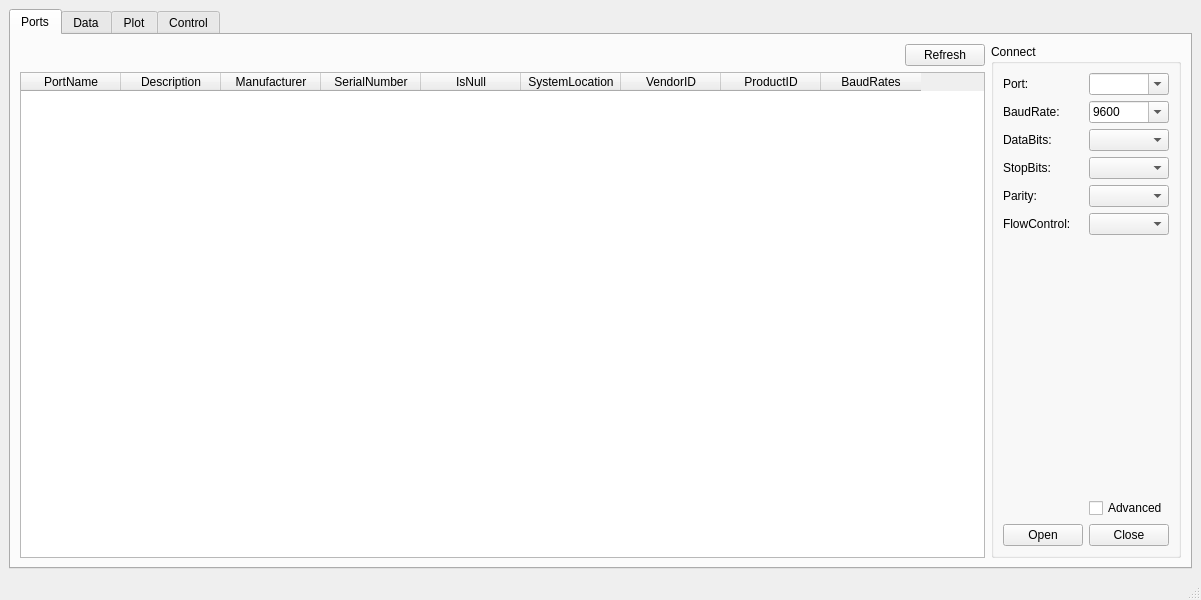
<?xml version="1.0" encoding="UTF-8"?>
<ui version="4.0">
 <class>MainWindow</class>
 <widget class="QMainWindow" name="MainWindow">
  <property name="geometry">
   <rect>
    <x>0</x>
    <y>0</y>
    <width>1201</width>
    <height>600</height>
   </rect>
  </property>
  <property name="windowTitle">
   <string>SerialTest</string>
  </property>
  <widget class="QWidget" name="centralwidget">
   <layout class="QVBoxLayout" name="verticalLayout">
    <item>
     <widget class="QTabWidget" name="funcTab">
      <property name="currentIndex">
       <number>0</number>
      </property>
      <widget class="QWidget" name="portsTab">
       <attribute name="title">
        <string>Ports</string>
       </attribute>
       <layout class="QHBoxLayout" name="horizontalLayout_2">
        <item>
         <layout class="QVBoxLayout" name="verticalLayout_2">
          <item>
           <layout class="QHBoxLayout" name="horizontalLayout">
            <item>
             <spacer name="horizontalSpacer">
              <property name="orientation">
               <enum>Qt::Horizontal</enum>
              </property>
              <property name="sizeHint" stdset="0">
               <size>
                <width>40</width>
                <height>20</height>
               </size>
              </property>
             </spacer>
            </item>
            <item>
             <widget class="QPushButton" name="refreshPortsButton">
              <property name="text">
               <string>Refresh</string>
              </property>
             </widget>
            </item>
           </layout>
          </item>
          <item>
           <widget class="QTableWidget" name="portTable">
            <property name="editTriggers">
             <set>QAbstractItemView::NoEditTriggers</set>
            </property>
            <property name="selectionMode">
             <enum>QAbstractItemView::SingleSelection</enum>
            </property>
            <property name="selectionBehavior">
             <enum>QAbstractItemView::SelectRows</enum>
            </property>
            <column>
             <property name="text">
              <string>PortName</string>
             </property>
            </column>
            <column>
             <property name="text">
              <string>Description</string>
             </property>
            </column>
            <column>
             <property name="text">
              <string>Manufacturer</string>
             </property>
            </column>
            <column>
             <property name="text">
              <string>SerialNumber</string>
             </property>
            </column>
            <column>
             <property name="text">
              <string>IsNull</string>
             </property>
            </column>
            <column>
             <property name="text">
              <string>SystemLocation</string>
             </property>
            </column>
            <column>
             <property name="text">
              <string>VendorID</string>
             </property>
            </column>
            <column>
             <property name="text">
              <string>ProductID</string>
             </property>
            </column>
            <column>
             <property name="text">
              <string>BaudRates</string>
             </property>
            </column>
           </widget>
          </item>
         </layout>
        </item>
        <item>
         <widget class="QGroupBox" name="groupBox">
          <property name="title">
           <string>Connect</string>
          </property>
          <layout class="QGridLayout" name="gridLayout">
           <item row="8" column="0">
            <widget class="QPushButton" name="openButton">
             <property name="text">
              <string>Open</string>
             </property>
             <property name="checked">
              <bool>false</bool>
             </property>
            </widget>
           </item>
           <item row="0" column="0">
            <widget class="QLabel" name="portLabel">
             <property name="text">
              <string>Port:</string>
             </property>
            </widget>
           </item>
           <item row="2" column="0">
            <widget class="QLabel" name="dataBitsLabel">
             <property name="text">
              <string>DataBits:</string>
             </property>
            </widget>
           </item>
           <item row="3" column="0">
            <widget class="QLabel" name="stopBitsLabel">
             <property name="text">
              <string>StopBits:</string>
             </property>
            </widget>
           </item>
           <item row="1" column="0">
            <widget class="QLabel" name="baudRateLabel">
             <property name="text">
              <string>BaudRate:</string>
             </property>
            </widget>
           </item>
           <item row="5" column="1">
            <widget class="QComboBox" name="flowControlBox"/>
           </item>
           <item row="4" column="0">
            <widget class="QLabel" name="parityLabel">
             <property name="text">
              <string>Parity:</string>
             </property>
            </widget>
           </item>
           <item row="6" column="0">
            <spacer name="verticalSpacer">
             <property name="orientation">
              <enum>Qt::Vertical</enum>
             </property>
             <property name="sizeHint" stdset="0">
              <size>
               <width>20</width>
               <height>40</height>
              </size>
             </property>
            </spacer>
           </item>
           <item row="4" column="1">
            <widget class="QComboBox" name="parityBox"/>
           </item>
           <item row="0" column="1">
            <widget class="QComboBox" name="portBox">
             <property name="editable">
              <bool>true</bool>
             </property>
            </widget>
           </item>
           <item row="5" column="0">
            <widget class="QLabel" name="flowControlLabel">
             <property name="text">
              <string>FlowControl:</string>
             </property>
            </widget>
           </item>
           <item row="1" column="1">
            <widget class="QComboBox" name="baudRateBox">
             <property name="editable">
              <bool>true</bool>
             </property>
             <property name="currentIndex">
              <number>3</number>
             </property>
             <item>
              <property name="text">
               <string>1200</string>
              </property>
             </item>
             <item>
              <property name="text">
               <string>2400</string>
              </property>
             </item>
             <item>
              <property name="text">
               <string>4800</string>
              </property>
             </item>
             <item>
              <property name="text">
               <string>9600</string>
              </property>
             </item>
             <item>
              <property name="text">
               <string>19200</string>
              </property>
             </item>
             <item>
              <property name="text">
               <string>38400</string>
              </property>
             </item>
             <item>
              <property name="text">
               <string>57600</string>
              </property>
             </item>
             <item>
              <property name="text">
               <string>76800</string>
              </property>
             </item>
             <item>
              <property name="text">
               <string>115200</string>
              </property>
             </item>
             <item>
              <property name="text">
               <string>128000</string>
              </property>
             </item>
             <item>
              <property name="text">
               <string>230400</string>
              </property>
             </item>
             <item>
              <property name="text">
               <string>256000</string>
              </property>
             </item>
             <item>
              <property name="text">
               <string>460800</string>
              </property>
             </item>
             <item>
              <property name="text">
               <string>512000</string>
              </property>
             </item>
             <item>
              <property name="text">
               <string>576000</string>
              </property>
             </item>
             <item>
              <property name="text">
               <string>921600</string>
              </property>
             </item>
            </widget>
           </item>
           <item row="2" column="1">
            <widget class="QComboBox" name="dataBitsBox">
             <property name="editable">
              <bool>false</bool>
             </property>
             <property name="currentIndex">
              <number>-1</number>
             </property>
            </widget>
           </item>
           <item row="3" column="1">
            <widget class="QComboBox" name="stopBitsBox">
             <property name="editable">
              <bool>false</bool>
             </property>
            </widget>
           </item>
           <item row="7" column="1">
            <widget class="QCheckBox" name="advancedBox">
             <property name="text">
              <string>Advanced</string>
             </property>
            </widget>
           </item>
           <item row="8" column="1">
            <widget class="QPushButton" name="closeButton">
             <property name="text">
              <string>Close</string>
             </property>
            </widget>
           </item>
          </layout>
         </widget>
        </item>
       </layout>
      </widget>
      <widget class="QWidget" name="dataTab">
       <attribute name="title">
        <string>Data</string>
       </attribute>
       <layout class="QVBoxLayout" name="verticalLayout_7">
        <property name="leftMargin">
         <number>5</number>
        </property>
        <property name="topMargin">
         <number>5</number>
        </property>
        <property name="rightMargin">
         <number>5</number>
        </property>
        <property name="bottomMargin">
         <number>5</number>
        </property>
        <item>
         <widget class="QSplitter" name="dataTabSplitter">
          <property name="styleSheet">
           <string notr="true">QSplitter::handle {
    background-color: #000000;
}</string>
          </property>
          <property name="orientation">
           <enum>Qt::Vertical</enum>
          </property>
          <property name="handleWidth">
           <number>2</number>
          </property>
          <widget class="QWidget" name="verticalLayoutWidget">
           <layout class="QVBoxLayout" name="verticalLayout_3">
            <property name="bottomMargin">
             <number>3</number>
            </property>
            <item>
             <layout class="QHBoxLayout" name="horizontalLayout_4">
              <item>
               <widget class="QLabel" name="label_3">
                <property name="text">
                 <string>Received:</string>
                </property>
               </widget>
              </item>
              <item>
               <widget class="QCheckBox" name="receivedHexBox">
                <property name="text">
                 <string>Hex</string>
                </property>
               </widget>
              </item>
              <item>
               <widget class="QCheckBox" name="receivedLatestBox">
                <property name="text">
                 <string>Show latest</string>
                </property>
               </widget>
              </item>
              <item>
               <spacer name="horizontalSpacer_2">
                <property name="orientation">
                 <enum>Qt::Horizontal</enum>
                </property>
                <property name="sizeHint" stdset="0">
                 <size>
                  <width>40</width>
                  <height>20</height>
                 </size>
                </property>
               </spacer>
              </item>
              <item>
               <widget class="QCheckBox" name="receivedRealtimeBox">
                <property name="text">
                 <string>Realtime</string>
                </property>
                <property name="checked">
                 <bool>true</bool>
                </property>
               </widget>
              </item>
              <item>
               <widget class="QPushButton" name="receivedUpdateButton">
                <property name="text">
                 <string>Update</string>
                </property>
               </widget>
              </item>
              <item>
               <widget class="QPushButton" name="receivedExportButton">
                <property name="text">
                 <string>Export</string>
                </property>
               </widget>
              </item>
              <item>
               <widget class="QPushButton" name="receivedCopyButton">
                <property name="text">
                 <string>Copy All</string>
                </property>
               </widget>
              </item>
              <item>
               <widget class="QPushButton" name="receivedClearButton">
                <property name="sizePolicy">
                 <sizepolicy hsizetype="Minimum" vsizetype="Minimum">
                  <horstretch>0</horstretch>
                  <verstretch>0</verstretch>
                 </sizepolicy>
                </property>
                <property name="text">
                 <string>Clear</string>
                </property>
               </widget>
              </item>
             </layout>
            </item>
            <item>
             <widget class="QPlainTextEdit" name="receivedEdit">
              <property name="sizePolicy">
               <sizepolicy hsizetype="Expanding" vsizetype="Expanding">
                <horstretch>0</horstretch>
                <verstretch>2</verstretch>
               </sizepolicy>
              </property>
              <property name="verticalScrollBarPolicy">
               <enum>Qt::ScrollBarAlwaysOn</enum>
              </property>
              <property name="readOnly">
               <bool>true</bool>
              </property>
             </widget>
            </item>
           </layout>
          </widget>
          <widget class="QWidget" name="verticalLayoutWidget_2">
           <layout class="QVBoxLayout" name="verticalLayout_6">
            <property name="topMargin">
             <number>3</number>
            </property>
            <item>
             <layout class="QHBoxLayout" name="horizontalLayout_5">
              <item>
               <widget class="QLabel" name="label_4">
                <property name="text">
                 <string>Sended:</string>
                </property>
               </widget>
              </item>
              <item>
               <widget class="QCheckBox" name="sendedHexBox">
                <property name="text">
                 <string>Hex</string>
                </property>
               </widget>
              </item>
              <item>
               <spacer name="horizontalSpacer_3">
                <property name="orientation">
                 <enum>Qt::Horizontal</enum>
                </property>
                <property name="sizeType">
                 <enum>QSizePolicy::Expanding</enum>
                </property>
                <property name="sizeHint" stdset="0">
                 <size>
                  <width>40</width>
                  <height>20</height>
                 </size>
                </property>
               </spacer>
              </item>
              <item>
               <widget class="QPushButton" name="sendedExportButton">
                <property name="text">
                 <string>Export</string>
                </property>
               </widget>
              </item>
              <item>
               <widget class="QPushButton" name="sendedCopyButton">
                <property name="text">
                 <string>Copy All</string>
                </property>
               </widget>
              </item>
              <item>
               <widget class="QPushButton" name="sendedClearButton">
                <property name="sizePolicy">
                 <sizepolicy hsizetype="Minimum" vsizetype="Minimum">
                  <horstretch>0</horstretch>
                  <verstretch>0</verstretch>
                 </sizepolicy>
                </property>
                <property name="text">
                 <string>Clear</string>
                </property>
               </widget>
              </item>
             </layout>
            </item>
            <item>
             <widget class="QPlainTextEdit" name="sendedEdit">
              <property name="sizePolicy">
               <sizepolicy hsizetype="Expanding" vsizetype="Expanding">
                <horstretch>0</horstretch>
                <verstretch>1</verstretch>
               </sizepolicy>
              </property>
              <property name="verticalScrollBarPolicy">
               <enum>Qt::ScrollBarAlwaysOn</enum>
              </property>
              <property name="readOnly">
               <bool>true</bool>
              </property>
             </widget>
            </item>
           </layout>
          </widget>
         </widget>
        </item>
        <item>
         <layout class="QHBoxLayout" name="horizontalLayout_3">
          <item>
           <widget class="QLineEdit" name="sendEdit">
            <property name="clearButtonEnabled">
             <bool>true</bool>
            </property>
           </widget>
          </item>
          <item>
           <widget class="QPushButton" name="sendButton">
            <property name="text">
             <string>Send</string>
            </property>
           </widget>
          </item>
         </layout>
        </item>
        <item>
         <layout class="QHBoxLayout" name="horizontalLayout_7">
          <item>
           <widget class="QGroupBox" name="data_suffixBox">
            <property name="title">
             <string>Suffix</string>
            </property>
            <property name="checkable">
             <bool>true</bool>
            </property>
            <property name="checked">
             <bool>false</bool>
            </property>
            <layout class="QHBoxLayout" name="horizontalLayout_6">
             <property name="leftMargin">
              <number>2</number>
             </property>
             <property name="topMargin">
              <number>2</number>
             </property>
             <property name="rightMargin">
              <number>2</number>
             </property>
             <property name="bottomMargin">
              <number>2</number>
             </property>
             <item>
              <widget class="QComboBox" name="data_suffixTypeBox">
               <item>
                <property name="text">
                 <string>String</string>
                </property>
               </item>
               <item>
                <property name="text">
                 <string>Hex</string>
                </property>
               </item>
               <item>
                <property name="text">
                 <string>\r\n</string>
                </property>
               </item>
               <item>
                <property name="text">
                 <string>\n</string>
                </property>
               </item>
              </widget>
             </item>
             <item>
              <widget class="QLineEdit" name="data_suffixEdit">
               <property name="sizePolicy">
                <sizepolicy hsizetype="Minimum" vsizetype="Fixed">
                 <horstretch>0</horstretch>
                 <verstretch>0</verstretch>
                </sizepolicy>
               </property>
               <property name="placeholderText">
                <string>Suffix</string>
               </property>
              </widget>
             </item>
             <item>
              <spacer name="horizontalSpacer_4">
               <property name="orientation">
                <enum>Qt::Horizontal</enum>
               </property>
               <property name="sizeHint" stdset="0">
                <size>
                 <width>0</width>
                 <height>0</height>
                </size>
               </property>
              </spacer>
             </item>
            </layout>
           </widget>
          </item>
          <item>
           <widget class="QGroupBox" name="data_repeatBox">
            <property name="title">
             <string>Repeat</string>
            </property>
            <property name="checked">
             <bool>false</bool>
            </property>
            <layout class="QHBoxLayout" name="horizontalLayout_8">
             <property name="leftMargin">
              <number>2</number>
             </property>
             <property name="topMargin">
              <number>2</number>
             </property>
             <property name="rightMargin">
              <number>2</number>
             </property>
             <property name="bottomMargin">
              <number>2</number>
             </property>
             <item>
              <widget class="QCheckBox" name="data_repeatCheckBox">
               <property name="text">
                <string>Repeat</string>
               </property>
              </widget>
             </item>
             <item>
              <widget class="QLineEdit" name="repeatDelayEdit"/>
             </item>
             <item>
              <widget class="QLabel" name="data_repeatLabel">
               <property name="text">
                <string>ms</string>
               </property>
              </widget>
             </item>
             <item>
              <spacer name="horizontalSpacer_8">
               <property name="orientation">
                <enum>Qt::Horizontal</enum>
               </property>
               <property name="sizeHint" stdset="0">
                <size>
                 <width>0</width>
                 <height>0</height>
                </size>
               </property>
              </spacer>
             </item>
            </layout>
           </widget>
          </item>
          <item>
           <widget class="QGroupBox" name="data_flowControlBox">
            <property name="title">
             <string>Flow Control</string>
            </property>
            <layout class="QHBoxLayout" name="horizontalLayout_12">
             <property name="leftMargin">
              <number>2</number>
             </property>
             <property name="topMargin">
              <number>2</number>
             </property>
             <property name="rightMargin">
              <number>2</number>
             </property>
             <property name="bottomMargin">
              <number>2</number>
             </property>
             <item>
              <widget class="QCheckBox" name="data_flowDTRBox">
               <property name="text">
                <string>DTR</string>
               </property>
              </widget>
             </item>
             <item>
              <widget class="QCheckBox" name="data_flowRTSBox">
               <property name="text">
                <string>RTS</string>
               </property>
              </widget>
             </item>
             <item>
              <spacer name="horizontalSpacer_9">
               <property name="orientation">
                <enum>Qt::Horizontal</enum>
               </property>
               <property name="sizeHint" stdset="0">
                <size>
                 <width>0</width>
                 <height>0</height>
                </size>
               </property>
              </spacer>
             </item>
            </layout>
           </widget>
          </item>
          <item>
           <widget class="QGroupBox" name="data_encodingBox">
            <property name="title">
             <string>Encoding</string>
            </property>
            <layout class="QHBoxLayout" name="horizontalLayout_13">
             <property name="leftMargin">
              <number>2</number>
             </property>
             <property name="topMargin">
              <number>2</number>
             </property>
             <property name="rightMargin">
              <number>2</number>
             </property>
             <property name="bottomMargin">
              <number>2</number>
             </property>
             <item>
              <widget class="QComboBox" name="data_encodingNameBox">
               <property name="sizePolicy">
                <sizepolicy hsizetype="Expanding" vsizetype="Fixed">
                 <horstretch>0</horstretch>
                 <verstretch>0</verstretch>
                </sizepolicy>
               </property>
               <property name="editable">
                <bool>true</bool>
               </property>
               <item>
                <property name="text">
                 <string>UTF-8</string>
                </property>
               </item>
               <item>
                <property name="text">
                 <string>GB18030</string>
                </property>
               </item>
               <item>
                <property name="text">
                 <string>BIG5</string>
                </property>
               </item>
              </widget>
             </item>
             <item>
              <widget class="QPushButton" name="data_encodingSetButton">
               <property name="text">
                <string>Set</string>
               </property>
              </widget>
             </item>
            </layout>
           </widget>
          </item>
         </layout>
        </item>
       </layout>
      </widget>
      <widget class="QWidget" name="plotTab">
       <attribute name="title">
        <string>Plot</string>
       </attribute>
       <layout class="QVBoxLayout" name="verticalLayout_4">
        <property name="spacing">
         <number>2</number>
        </property>
        <property name="leftMargin">
         <number>2</number>
        </property>
        <property name="topMargin">
         <number>2</number>
        </property>
        <property name="rightMargin">
         <number>2</number>
        </property>
        <property name="bottomMargin">
         <number>2</number>
        </property>
        <item>
         <widget class="MyCustomPlot" name="qcpWidget" native="true">
          <property name="sizePolicy">
           <sizepolicy hsizetype="Expanding" vsizetype="Expanding">
            <horstretch>0</horstretch>
            <verstretch>0</verstretch>
           </sizepolicy>
          </property>
         </widget>
        </item>
        <item>
         <layout class="QHBoxLayout" name="horizontalLayout_9">
          <item>
           <widget class="QCheckBox" name="plot_enaBox">
            <property name="text">
             <string>Enable</string>
            </property>
           </widget>
          </item>
          <item>
           <widget class="QCheckBox" name="plot_latestBox">
            <property name="text">
             <string>Show latest</string>
            </property>
           </widget>
          </item>
          <item>
           <widget class="QPushButton" name="plot_clearButton">
            <property name="sizePolicy">
             <sizepolicy hsizetype="Minimum" vsizetype="Preferred">
              <horstretch>0</horstretch>
              <verstretch>0</verstretch>
             </sizepolicy>
            </property>
            <property name="minimumSize">
             <size>
              <width>0</width>
              <height>1</height>
             </size>
            </property>
            <property name="text">
             <string>Clear</string>
            </property>
           </widget>
          </item>
          <item>
           <widget class="QLabel" name="label_6">
            <property name="text">
             <string>X Axis:</string>
            </property>
           </widget>
          </item>
          <item>
           <widget class="QComboBox" name="plot_XTypeBox">
            <property name="sizePolicy">
             <sizepolicy hsizetype="Preferred" vsizetype="Preferred">
              <horstretch>0</horstretch>
              <verstretch>0</verstretch>
             </sizepolicy>
            </property>
            <property name="minimumSize">
             <size>
              <width>0</width>
              <height>1</height>
             </size>
            </property>
            <item>
             <property name="text">
              <string>Count</string>
             </property>
            </item>
            <item>
             <property name="text">
              <string>First data</string>
             </property>
            </item>
            <item>
             <property name="text">
              <string>Time</string>
             </property>
            </item>
           </widget>
          </item>
          <item>
           <widget class="QLabel" name="label_7">
            <property name="text">
             <string>Data Num:</string>
            </property>
           </widget>
          </item>
          <item>
           <widget class="QSpinBox" name="plot_dataNumBox">
            <property name="sizePolicy">
             <sizepolicy hsizetype="Minimum" vsizetype="Preferred">
              <horstretch>0</horstretch>
              <verstretch>0</verstretch>
             </sizepolicy>
            </property>
            <property name="minimumSize">
             <size>
              <width>0</width>
              <height>1</height>
             </size>
            </property>
            <property name="minimum">
             <number>1</number>
            </property>
           </widget>
          </item>
          <item>
           <widget class="QCheckBox" name="plot_legendCheckBox">
            <property name="text">
             <string>Legend</string>
            </property>
           </widget>
          </item>
          <item>
           <widget class="QPushButton" name="plot_fitXButton">
            <property name="sizePolicy">
             <sizepolicy hsizetype="Minimum" vsizetype="Preferred">
              <horstretch>0</horstretch>
              <verstretch>0</verstretch>
             </sizepolicy>
            </property>
            <property name="minimumSize">
             <size>
              <width>0</width>
              <height>1</height>
             </size>
            </property>
            <property name="text">
             <string>Fit X</string>
            </property>
           </widget>
          </item>
          <item>
           <widget class="QPushButton" name="plot_fitYButton">
            <property name="sizePolicy">
             <sizepolicy hsizetype="Minimum" vsizetype="Preferred">
              <horstretch>0</horstretch>
              <verstretch>0</verstretch>
             </sizepolicy>
            </property>
            <property name="minimumSize">
             <size>
              <width>0</width>
              <height>1</height>
             </size>
            </property>
            <property name="text">
             <string>Fit Y</string>
            </property>
           </widget>
          </item>
          <item>
           <widget class="QCheckBox" name="plot_advancedBox">
            <property name="text">
             <string>Advanced</string>
            </property>
           </widget>
          </item>
          <item>
           <widget class="QCheckBox" name="plot_tracerCheckBox">
            <property name="text">
             <string>Tracer</string>
            </property>
           </widget>
          </item>
          <item>
           <spacer name="horizontalSpacer_5">
            <property name="orientation">
             <enum>Qt::Horizontal</enum>
            </property>
            <property name="sizeHint" stdset="0">
             <size>
              <width>40</width>
              <height>20</height>
             </size>
            </property>
           </spacer>
          </item>
         </layout>
        </item>
        <item>
         <widget class="QWidget" name="plot_advancedWidget" native="true">
          <layout class="QHBoxLayout" name="horizontalLayout_11">
           <property name="leftMargin">
            <number>0</number>
           </property>
           <property name="topMargin">
            <number>0</number>
           </property>
           <property name="rightMargin">
            <number>0</number>
           </property>
           <property name="bottomMargin">
            <number>0</number>
           </property>
           <item>
            <widget class="QLabel" name="label_8">
             <property name="text">
              <string>Frame spliter:</string>
             </property>
            </widget>
           </item>
           <item>
            <widget class="QComboBox" name="plot_frameSpTypeBox">
             <item>
              <property name="text">
               <string>String</string>
              </property>
             </item>
             <item>
              <property name="text">
               <string>Hex</string>
              </property>
             </item>
             <item>
              <property name="text">
               <string>\r\n</string>
              </property>
             </item>
             <item>
              <property name="text">
               <string>\n</string>
              </property>
             </item>
            </widget>
           </item>
           <item>
            <widget class="QLineEdit" name="plot_frameSpEdit"/>
           </item>
           <item>
            <widget class="QLabel" name="label_9">
             <property name="text">
              <string>Data Spliter:</string>
             </property>
            </widget>
           </item>
           <item>
            <widget class="QComboBox" name="plot_dataSpTypeBox">
             <item>
              <property name="text">
               <string>String</string>
              </property>
             </item>
             <item>
              <property name="text">
               <string>Hex</string>
              </property>
             </item>
             <item>
              <property name="text">
               <string>\r\n</string>
              </property>
             </item>
             <item>
              <property name="text">
               <string>\n</string>
              </property>
             </item>
            </widget>
           </item>
           <item>
            <widget class="QLineEdit" name="plot_dataSpEdit">
             <property name="maxLength">
              <number>1</number>
             </property>
            </widget>
           </item>
           <item>
            <widget class="QLabel" name="label">
             <property name="text">
              <string>Clear:</string>
             </property>
            </widget>
           </item>
           <item>
            <widget class="QComboBox" name="plot_clearFlagTypeBox">
             <item>
              <property name="text">
               <string>None</string>
              </property>
             </item>
             <item>
              <property name="text">
               <string>String</string>
              </property>
             </item>
             <item>
              <property name="text">
               <string>Hex</string>
              </property>
             </item>
            </widget>
           </item>
           <item>
            <widget class="QLineEdit" name="plot_clearFlagEdit"/>
           </item>
           <item>
            <widget class="QCheckBox" name="plot_scatterBox">
             <property name="text">
              <string>Scatter</string>
             </property>
            </widget>
           </item>
           <item>
            <spacer name="horizontalSpacer_6">
             <property name="orientation">
              <enum>Qt::Horizontal</enum>
             </property>
             <property name="sizeHint" stdset="0">
              <size>
               <width>40</width>
               <height>20</height>
              </size>
             </property>
            </spacer>
           </item>
          </layout>
         </widget>
        </item>
       </layout>
      </widget>
      <widget class="QWidget" name="ctrlTab">
       <attribute name="title">
        <string>Control</string>
       </attribute>
       <layout class="QVBoxLayout" name="verticalLayout_5">
        <item>
         <layout class="QHBoxLayout" name="horizontalLayout_10">
          <item>
           <widget class="QPushButton" name="ctrl_addCMDButton">
            <property name="text">
             <string>Add Command</string>
            </property>
           </widget>
          </item>
          <item>
           <widget class="QPushButton" name="ctrl_addSliderButton">
            <property name="text">
             <string>Add Slider</string>
            </property>
           </widget>
          </item>
          <item>
           <widget class="QPushButton" name="ctrl_addCheckBoxButton">
            <property name="text">
             <string>Add CheckBox</string>
            </property>
           </widget>
          </item>
          <item>
           <widget class="QPushButton" name="ctrl_addSpinBoxButton">
            <property name="text">
             <string>Add Spinbox</string>
            </property>
           </widget>
          </item>
          <item>
           <spacer name="horizontalSpacer_7">
            <property name="orientation">
             <enum>Qt::Horizontal</enum>
            </property>
            <property name="sizeHint" stdset="0">
             <size>
              <width>40</width>
              <height>20</height>
             </size>
            </property>
           </spacer>
          </item>
          <item>
           <widget class="QPushButton" name="ctrl_clearButton">
            <property name="text">
             <string>Clear</string>
            </property>
           </widget>
          </item>
          <item>
           <widget class="QPushButton" name="ctrl_importButton">
            <property name="text">
             <string>Import</string>
            </property>
           </widget>
          </item>
          <item>
           <widget class="QPushButton" name="ctrl_exportButton">
            <property name="text">
             <string>Export</string>
            </property>
           </widget>
          </item>
         </layout>
        </item>
        <item>
         <widget class="QPlainTextEdit" name="ctrl_dataEdit"/>
        </item>
        <item>
         <widget class="QScrollArea" name="ctrl_itemArea">
          <property name="verticalScrollBarPolicy">
           <enum>Qt::ScrollBarAlwaysOn</enum>
          </property>
          <property name="widgetResizable">
           <bool>true</bool>
          </property>
          <widget class="QWidget" name="ctrl_itemContents">
           <property name="geometry">
            <rect>
             <x>0</x>
             <y>0</y>
             <width>1128</width>
             <height>312</height>
            </rect>
           </property>
           <layout class="QVBoxLayout" name="verticalLayout_8">
            <item>
             <spacer name="verticalSpacer_2">
              <property name="orientation">
               <enum>Qt::Vertical</enum>
              </property>
              <property name="sizeHint" stdset="0">
               <size>
                <width>20</width>
                <height>463</height>
               </size>
              </property>
             </spacer>
            </item>
           </layout>
          </widget>
         </widget>
        </item>
       </layout>
      </widget>
     </widget>
    </item>
   </layout>
  </widget>
  <widget class="QStatusBar" name="statusBar"/>
 </widget>
 <customwidgets>
  <customwidget>
   <class>MyCustomPlot</class>
   <extends>QWidget</extends>
   <header>mycustomplot.h</header>
   <container>1</container>
  </customwidget>
 </customwidgets>
 <resources/>
 <connections/>
</ui>
